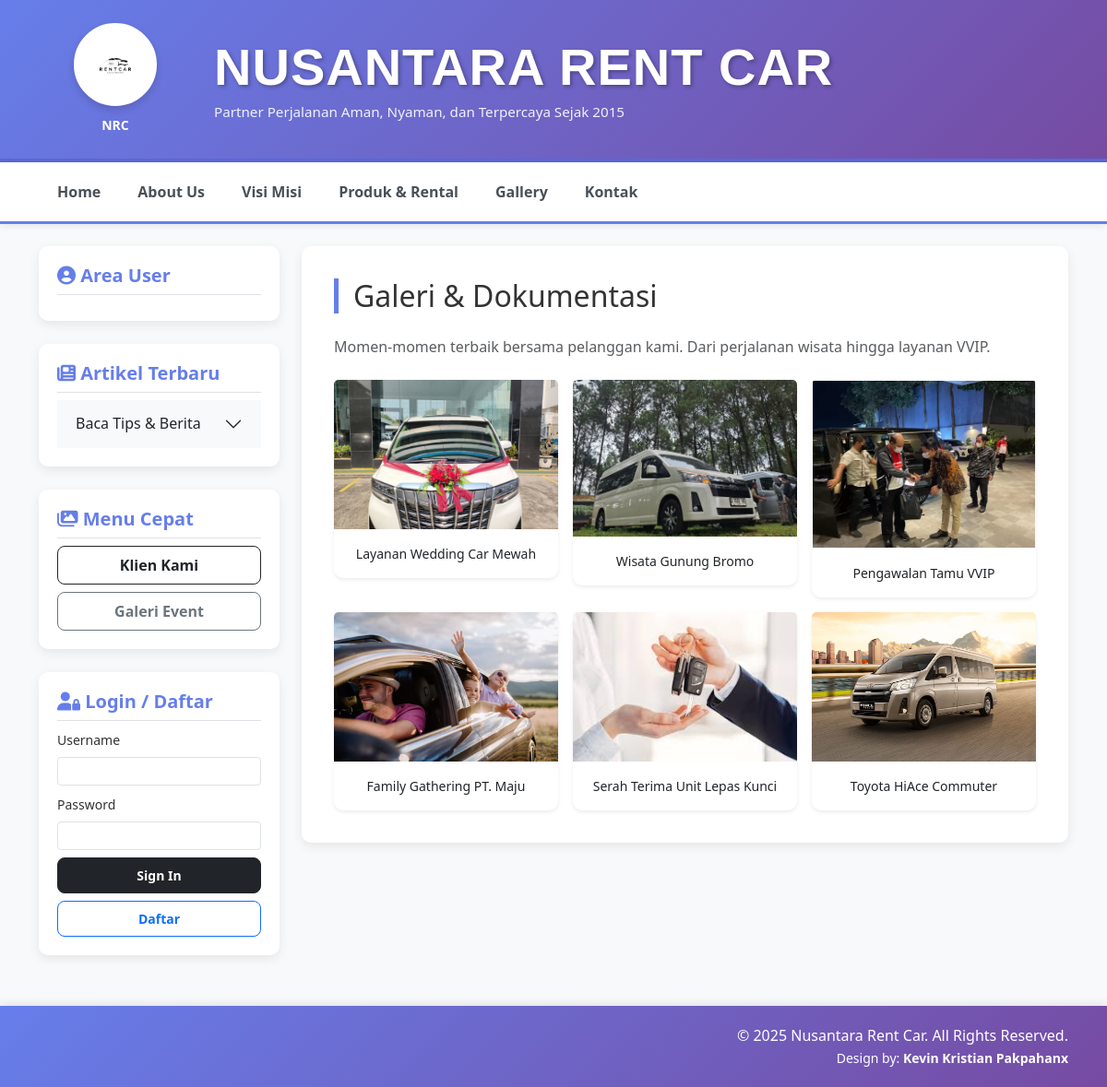
The page /index.php?page=gallery on the database its author committed.
### tables this page shows
CREATE TABLE IF NOT EXISTS gallery_images (
    id INT AUTO_INCREMENT PRIMARY KEY,
    title VARCHAR(100) NOT NULL,
    image VARCHAR(255) NOT NULL,
    description TEXT,
    urutan INT DEFAULT 0,
    created_at TIMESTAMP DEFAULT CURRENT_TIMESTAMP
);

### includes/functions.php (called while the page is built, shortened)
<?php
function get_gallery_images() {
    global $koneksi;
    $images = [];
    $q = mysqli_query($koneksi, "SELECT * FROM gallery_images ORDER BY urutan ASC");
    while ($row = mysqli_fetch_array($q)) {
        $images[] = $row;
    }
    return $images;
}
?>

### pages/gallery.php (the view)
<h2 class="border-start border-5 ps-3 mb-4" style="border-color: #667eea !important;">Galeri & Dokumentasi</h2>
<p class="text-muted mb-4">Momen-momen terbaik bersama pelanggan kami. Dari perjalanan wisata hingga layanan VVIP.</p>
<div class="row g-3">
    <?php
    $gallery = get_gallery_images();
    foreach ($gallery as $img) {
        $img_path = file_exists("assets/img/" . $img['image']) ? "assets/img/" . $img['image'] : "uploads/" . $img['image'];
    ?>
        <div class="col-lg-4 col-md-6">
            <div class="card shadow-sm">
                <img src="<?= $img_path; ?>" class="card-img-top" alt="<?= $img['title']; ?>">
                <div class="card-body">
                    <p class="card-text small text-center"><?= $img['description']; ?></p>
                </div>
            </div>
        </div>
    <?php } ?>
</div>

### includes/header.php (shortened to what this page needs)
<!DOCTYPE html>
<html lang="id">
<head>
    <link href="https://cdn.jsdelivr.net/npm/bootstrap@5.3.0/dist/css/bootstrap.min.css" rel="stylesheet">
    <link rel="stylesheet" href="https://cdnjs.cloudflare.com/ajax/libs/font-awesome/6.4.0/css/all.min.css">
    <link rel="stylesheet" href="assets/style.css">
</head>
<body>
    <div class="header-top">
        <div class="container">
            <div class="row align-items-center">
                <div class="col-md-2 text-center">
                    <div class="logo-box">
                        <img src="assets/img/logo.png" alt="NRC Logo" style="width: 60px; height: 60px; object-fit: contain;">
                    </div>
                    <small class="fw-bold text-uppercase">NRC</small>
                </div>
                <div class="col-md-10">
                    <h1 class="company-name display-4 mb-1">Nusantara Rent Car</h1>
                    <p class="text-muted mb-0">Partner Perjalanan Aman, Nyaman, dan Terpercaya Sejak 2015</p>
                </div>
            </div>
        </div>
    </div>
    <nav class="navbar navbar-expand-lg navbar-light nav-border">
        <div class="container">
            <div class="collapse navbar-collapse" id="mainNav">
                <ul class="navbar-nav me-auto mb-2 mb-lg-0">
                    <li class="nav-item"><a class="nav-link" href="index.php?page=home">Home</a></li>
                    <li class="nav-item"><a class="nav-link" href="index.php?page=about">About Us</a></li>
                    <li class="nav-item"><a class="nav-link" href="index.php?page=visi">Visi Misi</a></li>
                    <li class="nav-item"><a class="nav-link" href="index.php?page=produk">Produk & Rental</a></li>
                    <li class="nav-item"><a class="nav-link" href="index.php?page=gallery">Gallery</a></li>
                    <li class="nav-item"><a class="nav-link" href="index.php?page=kontak">Kontak</a></li>
                </ul>
            </div>
        </div>
    </nav>

### index.php (shortened to what this page needs)
<?php
include 'config/database.php';
include 'includes/functions.php';
include 'includes/header.php';
?>
<div class="container mt-4">
    <div class="row">
        <div class="col-md-3">
            <?php include 'includes/sidebar.php'; ?>
        </div>
        <div class="col-md-9">
            <div class="content-box">
                <?php
                $page = isset($_GET['page']) ? $_GET['page'] : 'home';
                $allowed_pages = ['home', 'about', 'visi', 'produk', 'gallery', 'kontak', 'klien', 'artikel', 'admin', 'register', 'history', 'user_dashboard', 'booking', 'content_manager'];
                if (in_array($page, $allowed_pages)) {
                    $file = "pages/" . $page . ".php";
                    if (file_exists($file)) {
                        include $file;
                    } else {
                        echo "<div class='alert alert-danger'><h3>404</h3><p>Halaman tidak ditemukan.</p></div>";
                    }
                } else {
                    echo "<div class='alert alert-danger'><h3>403</h3><p>Akses ditolak.</p></div>";
                }
                ?>
            </div>
        </div>
    </div>
</div>
<?php include 'includes/footer.php'; ?>

### includes/sidebar.php (shortened to what this page needs)
<div class="sidebar-box">
    <h5 class="border-bottom pb-2"><i class="fas fa-user-circle"></i> Area User</h5>
</div>
<div class="sidebar-box">
    <h5 class="border-bottom pb-2"><i class="fas fa-newspaper"></i> Artikel Terbaru</h5>
    <div class="accordion accordion-flush" id="accordionArtikel">
        <div class="accordion-item">
            <h2 class="accordion-header">
                <button class="accordion-button collapsed bg-light" type="button" data-bs-toggle="collapse" data-bs-target="#listArtikel">
                    Baca Tips & Berita
                </button>
            </h2>
        </div>
    </div>
</div>
<div class="sidebar-box">
    <h5 class="border-bottom pb-2"><i class="fas fa-images"></i> Menu Cepat</h5>
    <a href="index.php?page=klien" class="btn btn-outline-dark w-100 mb-2">Klien Kami</a>
    <a href="index.php?page=gallery" class="btn btn-outline-secondary w-100">Galeri Event</a>
</div>
<div class="sidebar-box">
    <h5 class="border-bottom pb-2"><i class="fas fa-user-lock"></i> Login / Daftar</h5>
    <?php if (!isset($_SESSION['user'])): ?>
        <form action="process/login.php" method="POST">
            <div class="mb-2">
                <label class="form-label small">Username</label>
                <input type="text" name="username" class="form-control form-control-sm" required>
            </div>
            <div class="mb-2">
                <label class="form-label small">Password</label>
                <input type="password" name="password" class="form-control form-control-sm" required>
            </div>
            <div class="d-grid gap-2">
                <button type="submit" name="btn_login" class="btn btn-dark btn-sm">Sign In</button>
                <a href="index.php?page=register" class="btn btn-outline-primary btn-sm">Daftar</a>
            </div>
        </form>
    <?php endif; ?>
</div>

### includes/footer.php (shortened to what this page needs)
    <footer class="footer">
        <div class="container">
            <p class="mb-0">
                &copy; <?php echo date('Y'); ?> Nusantara Rent Car. All Rights Reserved.<br>
                <small>Design by: <b>Kevin Kristian Pakpahanx</b></small>
            </p>
        </div>
    </footer>
</body>
</html>

### assets/style.css (style rules this page uses)
* { margin: 0; padding: 0; box-sizing: border-box; }
body { background-color: #f8f9fa; font-family: 'Segoe UI', Tahoma, Geneva, Verdana, sans-serif; color: #333; }
.header-top { background: linear-gradient(135deg, #667eea 0%, #764ba2 100%); border-bottom: 4px solid #5a67d8; padding: 25px 0; box-shadow: 0 2px 10px rgba(0,0,0,0.1); }
.logo-box { width: 90px; height: 90px; border: 4px solid #fff; border-radius: 50%; display: flex; align-items: center; justify-content: center; margin: 0 auto 8px; background: white; box-shadow: 0 4px 8px rgba(0,0,0,0.15); }
.company-name { font-family: 'Arial Black', sans-serif; letter-spacing: 1px; text-transform: uppercase; color: white; text-shadow: 2px 2px 4px rgba(0,0,0,0.3); font-weight: 700; }
.header-top .text-muted { color: rgba(255,255,255,0.9) !important; font-size: 0.95rem; }
.header-top small { color: white; }
.nav-border { border-bottom: 3px solid #667eea; background: white; box-shadow: 0 2px 8px rgba(0,0,0,0.08); padding: 0.5rem 0; }
.nav-link { color: #495057 !important; font-weight: 600; padding: 0.75rem 1.25rem !important; transition: all 0.3s ease; position: relative; }
.nav-link::after { content: ''; position: absolute; bottom: 0; left: 50%; width: 0; height: 3px; background: #667eea; transition: all 0.3s ease; transform: translateX(-50%); }
.sidebar-box { background: white; border: none; border-radius: 10px; padding: 20px; margin-bottom: 25px; box-shadow: 0 4px 12px rgba(0, 0, 0, 0.08); transition: transform 0.3s ease; }
.sidebar-box h5 { color: #667eea; font-weight: 700; }
.content-box { background: white; min-height: 600px; padding: 35px; border-radius: 10px; border: none; box-shadow: 0 4px 12px rgba(0, 0, 0, 0.08); }
.footer { background: linear-gradient(135deg, #667eea 0%, #764ba2 100%); color: white; padding: 20px 15px; margin-top: 30px; text-align: right; box-shadow: 0 -2px 10px rgba(0,0,0,0.1); }
.card { border-radius: 10px; border: none; }
.btn { border-radius: 8px; padding: 0.5rem 1.5rem; font-weight: 600; transition: all 0.3s ease; }

### rows shown on the page
gallery_images: image (picture), description "Layanan Wedding Car Mewah"
gallery_images: image (picture), description "Wisata Gunung Bromo"
gallery_images: image (picture), description "Pengawalan Tamu VVIP"
gallery_images: image (picture), description "Family Gathering PT. Maju"
gallery_images: image (picture), description "Serah Terima Unit Lepas Kunci"
gallery_images: image (picture), description "Toyota HiAce Commuter"
